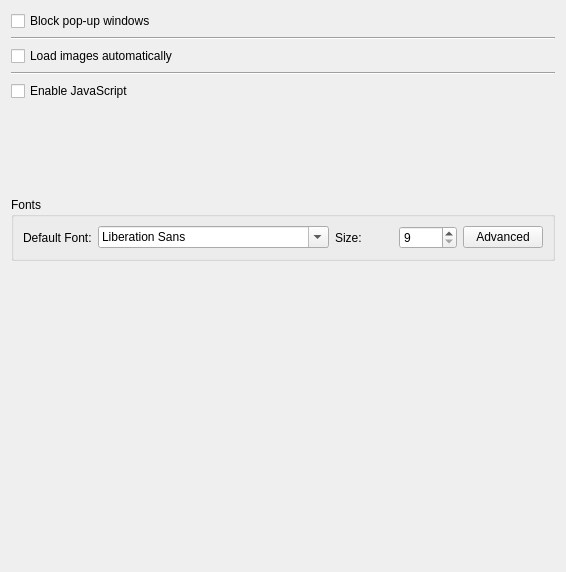
<?xml version="1.0" encoding="UTF-8"?>
<ui version="4.0">
 <class>ContentTab</class>
 <widget class="QWidget" name="ContentTab">
  <property name="geometry">
   <rect>
    <x>0</x>
    <y>0</y>
    <width>566</width>
    <height>572</height>
   </rect>
  </property>
  <property name="windowTitle">
   <string>Form</string>
  </property>
  <layout class="QVBoxLayout" name="verticalLayout">
   <item>
    <widget class="QCheckBox" name="checkBoxBlockPopups">
     <property name="text">
      <string>Block pop-up windows</string>
     </property>
    </widget>
   </item>
   <item>
    <widget class="Line" name="line">
     <property name="orientation">
      <enum>Qt::Horizontal</enum>
     </property>
    </widget>
   </item>
   <item>
    <widget class="QCheckBox" name="checkBoxAutoLoadImages">
     <property name="text">
      <string>Load images automatically</string>
     </property>
    </widget>
   </item>
   <item>
    <widget class="Line" name="line_2">
     <property name="orientation">
      <enum>Qt::Horizontal</enum>
     </property>
    </widget>
   </item>
   <item>
    <widget class="QCheckBox" name="checkBoxEnableJavaScript">
     <property name="text">
      <string>Enable JavaScript</string>
     </property>
    </widget>
   </item>
   <item>
    <spacer name="verticalSpacer_2">
     <property name="orientation">
      <enum>Qt::Vertical</enum>
     </property>
     <property name="sizeHint" stdset="0">
      <size>
       <width>20</width>
       <height>40</height>
      </size>
     </property>
    </spacer>
   </item>
   <item>
    <widget class="QGroupBox" name="groupBoxFonts">
     <property name="title">
      <string>Fonts</string>
     </property>
     <layout class="QHBoxLayout" name="horizontalLayout">
      <item>
       <widget class="QLabel" name="labelDefaultFont">
        <property name="text">
         <string>Default Font:</string>
        </property>
       </widget>
      </item>
      <item>
       <widget class="QFontComboBox" name="fontComboBox"/>
      </item>
      <item>
       <widget class="QLabel" name="labelFontSize">
        <property name="text">
         <string>Size:</string>
        </property>
       </widget>
      </item>
      <item>
       <widget class="QSpinBox" name="spinBox">
        <property name="minimum">
         <number>9</number>
        </property>
       </widget>
      </item>
      <item>
       <widget class="QPushButton" name="pushButtonFontsAdvanced">
        <property name="text">
         <string>Advanced</string>
        </property>
       </widget>
      </item>
     </layout>
    </widget>
   </item>
   <item>
    <spacer name="verticalSpacer">
     <property name="orientation">
      <enum>Qt::Vertical</enum>
     </property>
     <property name="sizeType">
      <enum>QSizePolicy::Expanding</enum>
     </property>
     <property name="sizeHint" stdset="0">
      <size>
       <width>20</width>
       <height>300</height>
      </size>
     </property>
    </spacer>
   </item>
  </layout>
 </widget>
 <resources/>
 <connections/>
</ui>
